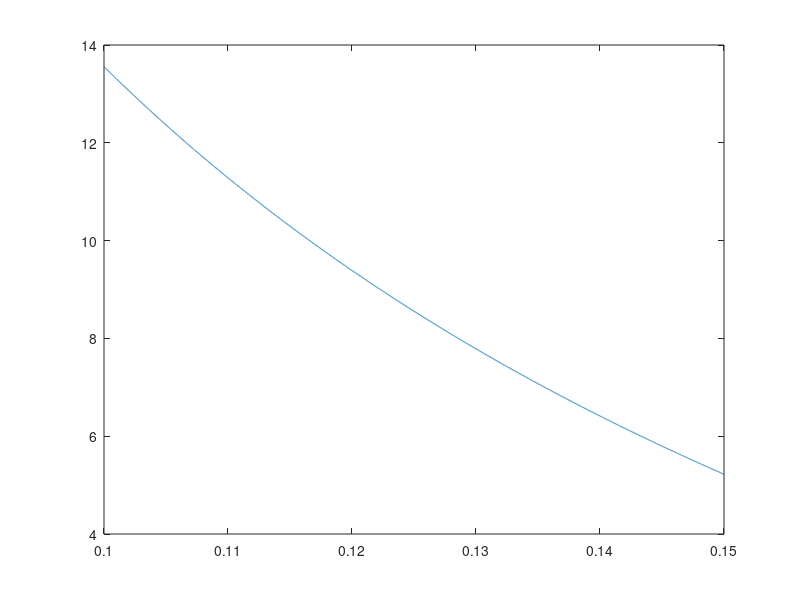

Write the MATLAB code that produced this figure. (Note: this script raises an error after producing the figure.)
% Esercitazione 7, esercizio 5 - STUDIO LA CONVERGENZA
% Simone Canevarolo
% S269893
% 06/04/2024

clear all
close all
clc

din = 20e-2; % diametro interno, m
dout = 30e-2; % diametro esterno, m

kk = 0.2; % conducibilità termica, W/m/K
haria = 100; % coefficiente di scambio termico, W/K/m^2
Taria = 5; % temperatura aria, K
qsup = 50; % calore irradiato in superficie interna, W/m^2

raggio = (dout/2-din/2);
drvett = [1e-6 5e-6 1e-5 5e-5 1e-4 5e-4 1e-3];
Nvett = length(drvett);
err = size(drvett);

for ii = 1:Nvett

    dr = drvett(ii);
    rr = (din/2:dr:dout/2)';
    Nr = length(rr);

sup_diag = (1+dr./rr);
main_diag = -2*ones(Nr,1);
sub_diag = (1-dr./rr);

Band = [[sub_diag(2:end);0],main_diag,[0;sup_diag(1:end-1)]];

AA = spdiags(Band,-1:1,Nr,Nr);

bb = zeros(Nr,1);

% Neumann interno
AA(1,1) = 1;
AA(1,2) = -1;
bb(1) = qsup*dr/kk;

% Robin esterno
AA(end,end-1) = -kk/dr;
AA(end,end) = haria+kk/dr;
bb(end) = haria*Taria;

TT = AA\bb;
Tguess = TT;

figure(1)
plot(rr,TT)

if ii == 1

    err = 0;

else 

    err = norm(TT-Tguess)/norm(T)

end

end

figure(2)
loglog(rr,err,'LineWidth',2,'Color','r')
